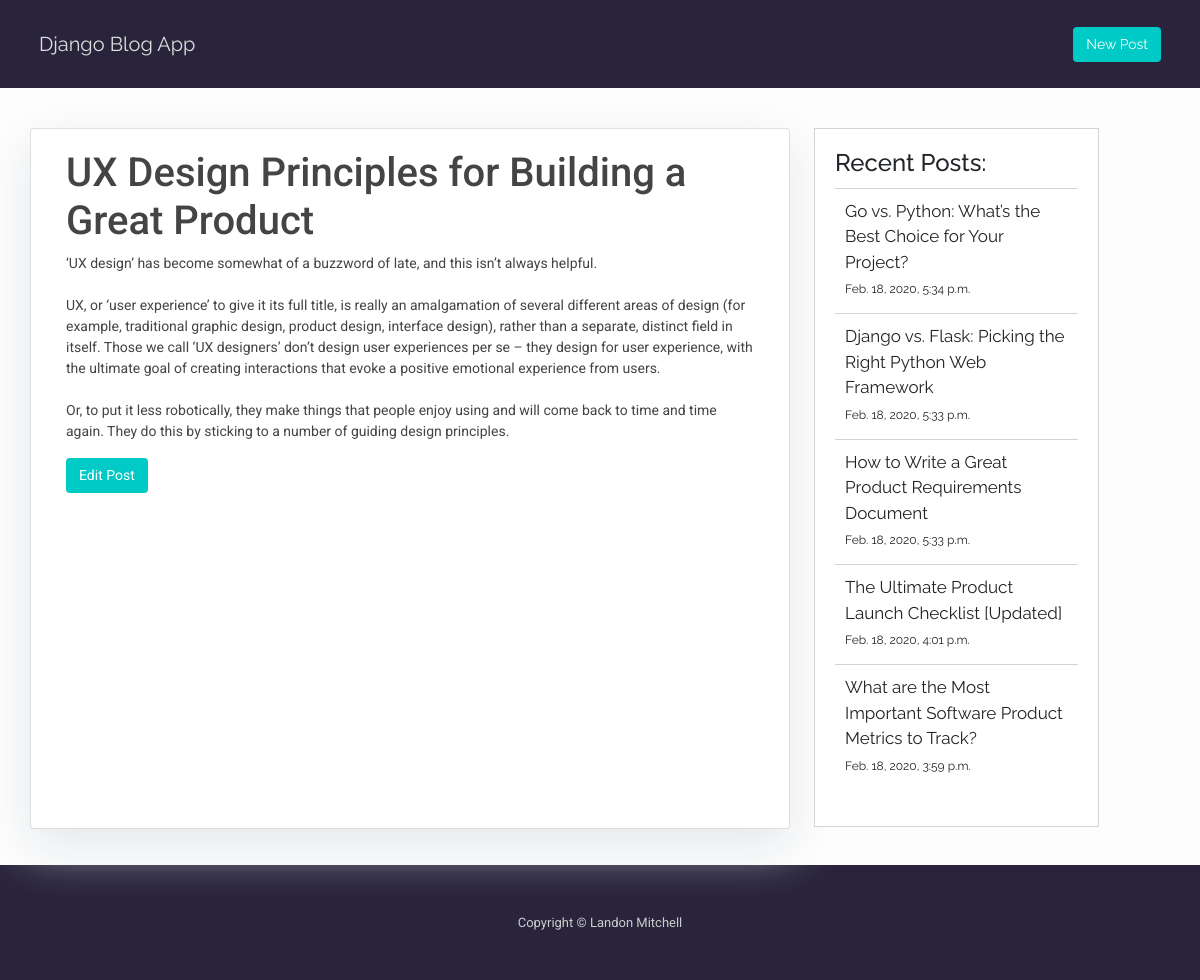
Screenshot of /ux-design-principles-for-building-a-great-product/ with the database file from the repository.
### blog/models.py (models this page shows, shortened)
class Post(models.Model):
    title = models.CharField(max_length=200, unique=True)
    slug = models.SlugField(max_length=200, unique=True)
    content = models.TextField()
    created_on = models.DateTimeField(auto_now_add=True)
    class Meta:
        ordering = ['-created_on']

### blog/views.py (the view)
# urls.py: path('<slug:slug>/', views.post_detail, name='post_detail'),
def post_detail(request, slug):
    post = get_object_or_404(Post, slug=slug)
    recent_posts = Post.objects.filter(
        created_on__lte=timezone.now()).order_by('-created_on')[:5]
    return render(request, 'post_detail.html', {'post': post, 'recent_posts':recent_posts})

### templates/post_detail.html
{% extends 'base.html' %}
{% block content %}
<div class="container">
    <div class="row">
        <div class="col-md-8 card mr-4 mb-3 post-content">
            <div class="card-body">
                <h1>{{ post.title }}</h1>
                <p class="card-text ">{{ post.content|linebreaksbr }}</p>
                <a class="btn btn-small" href="{% url 'post_edit' slug=post.slug %}" role="button">Edit Post</a>
            </div>
        </div>
        {% block recent_posts %} {% include 'recent_posts.html' %} {% endblock recent_posts %}
    </div>
</div>
{% endblock content %}

### templates/recent_posts.html
{% block recent_posts %}
<div class="col-md-3 float-right recent-posts">
    <h4>Recent Posts:</h4>
    <ul>
        {% for post in recent_posts %}
        <li class="recent-post">
            <p class="recent-post-title"><a href="{% url 'post_detail' post.slug  %}"> {{ post.title }}</a></p>
            <p class="recent-post-date"> {{ post.created_on }}</p>
        </li>
        {% endfor %}
    </ul>
</div>
{% endblock recent_posts %}

### blog/static/blog/style.css (style rules this page uses)
body { font-family: "Roboto", sans-serif; font-size: 18px; background-color: #fdfdfd; }
.btn { color: white; background-color: #00cac5; font-size: 14px; }
.container { margin-top: 40px; }
.card { box-shadow: 0 16px 48px #E3E7EB; font-size: 14px; color: #444 }
.post-content { margin-bottom: 20px; }
.recent-posts { padding: 20px; margin-bottom: 18px; border: 1px solid lightgrey; font-family: 'Raleway', sans-serif; background-color: white; }
.recent-posts ul { list-style-type: none; padding-inline-start: 0px; margin-top: 10px; }
.recent-posts li { border-top: 1px solid lightgrey; margin: 0px; padding: 10px; }
.recent-posts a { color: #222; }
.recent-posts .recent-post-date { font-size: 12px; margin-bottom: 5px; }
.recent-posts .recent-post-title { font-size: 17px; color: #525252; margin-bottom: 5px; }

### rows the page displays
Post: title "UX Design Principles for Building a Great Product", content "‘UX design’ has become somewhat of a buzzword of late, and this isn’t always helpful. UX, or ‘user experience’ to give it its full title, is really an amalgamation of several different areas of design (for example, traditional graphic design, product design, interface design), rather than a separate, distinct field in itself. Those we call ‘UX designers’ don’t design user experiences per se – they design for user experience, with the ultimate goal of creating interactions that evoke a positive emotional experience from users. Or, to put it less robotically, they make things that people enjoy using and will come back to time and time again. They do this by sticking to a number of guiding…"
Post: title "Go vs. Python: What’s the Best Choice for Your Project?", created_on "Feb. 18, 2020, 5:34 p.m."
Post: title "Django vs. Flask: Picking the Right Python Web Framework", created_on "Feb. 18, 2020, 5:33 p.m."
Post: title "How to Write a Great Product Requirements Document", created_on "Feb. 18, 2020, 5:33 p.m."
Post: title "The Ultimate Product Launch Checklist [Updated]", created_on "Feb. 18, 2020, 4:01 p.m."
Post: title "What are the Most Important Software Product Metrics to Track?", created_on "Feb. 18, 2020, 3:59 p.m."
